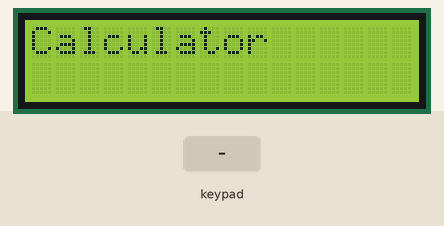
The sketch below on a simulated Arduino Uno, built with avr-gcc and run on an emulated ATmega328P. Shown: 16×2 character LCD. Inputs (shaded band) come from the test bench. What the sketch prints to the serial monitor is not drawn.

Above: at 0.1 s.
2.3 s: keypad keys 9 8 7 6 # pressed 0.4 s apart
At 4.8 s:
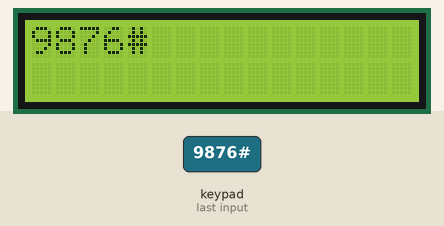
5.8 s: key 'A' pressed
At 7.0 s:
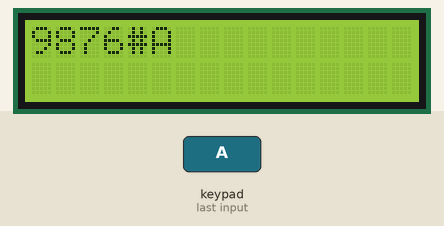
7.3 s: key 'B' pressed
At 8.4 s:
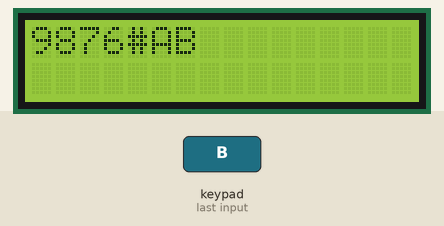
8.8 s: keypad keys 9 8 7 6 * pressed 0.4 s apart
At 10.8 s:
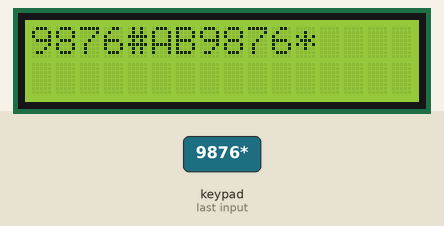
12.3 s: key 'C' pressed
At 13.3 s:
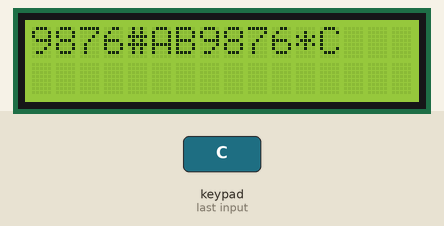
13.8 s: key 'D' pressed
At 14.5 s:
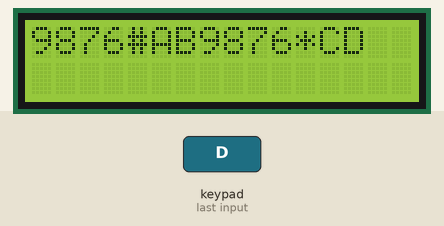
Timing chart, 0 to 16.3 s (numbered marks = the images above; inputs shaded):
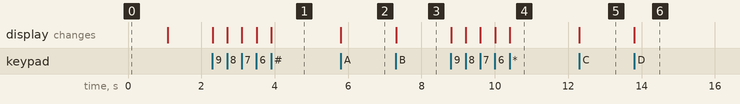

The sketch:

lcd_keypad.ino
```cpp
#include <Adafruit_LiquidCrystal.h>
#include <Keypad.h>
#include <stdlib.h>

Adafruit_LiquidCrystal lcd_1(0);

const int ROW_NUM = 4; //four rows
const int COLUMN_NUM = 4; //th

char keys[ROW_NUM][COLUMN_NUM] = {
  {'1','2','3', 'A'},
  {'4','5','6', 'B'},
  {'7','8','9', 'C'},
  {'*','0','#', 'D'}
};

byte pin_rows[ROW_NUM] = {9, 8, 7, 6}; //connect to the row pinouts of the keypad
byte pin_column[COLUMN_NUM] = {5, 4, 3, 2}; //
Keypad keypad = Keypad( makeKeymap(keys), pin_rows, pin_column, ROW_NUM, COLUMN_NUM );


void setup()
{
  lcd_1.begin(16, 2);
  lcd_1.print("Calculator");
  delay(1000);

  lcd_1.clear();
  Serial.begin(9600);
  lcd_1.setCursor(0, 0);

}

void loop()
{

  char key = keypad.getKey();
  if(key){
  Serial.println(key);
    lcd_1.print(key);
  }
}
```

Measured:
- after the input at 2.3 s, the display: first changes at once (image 1 shows a later state)
- after the input at 5.8 s, the display: changes at once (image 2)
- after the input at 7.3 s, the display: changes at once (image 3)
- after the input at 8.8 s, the display: first changes at once (image 4 shows a later state)
- after the input at 12.3 s, the display: changes at once (image 5)
- after the input at 13.8 s, the display: changes at once (image 6)
